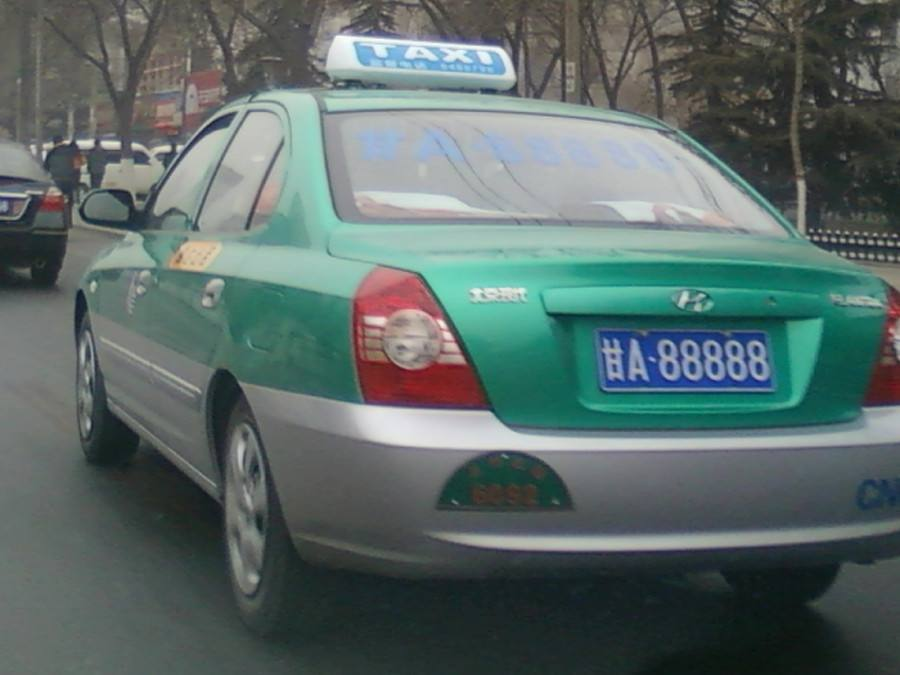
//> input picture taxi.jpg, 900 x 675 px
$ ./main   (built with g++ and OpenCV 4)
//> lines starting //> are read from the running program, lines starting //| are printed output that depends on the picture; after the words box and inside, x2 and y2 are one past the last pixel; in counts of white or black regions, pixels touching at a corner belong together
#include <iostream>
#include <opencv2/opencv.hpp>
#include <vector>

using namespace cv;
using namespace std;
int main()
{
    Mat taxi = imread("../taxi.jpg");
//> taxi is the input picture: 675 rows x 900 cols, CV_8UC3; mean B, G, R 103.9, 106.3, 90.9
    if (taxi.empty())return -1;

    vector<Point2f> ori(4);
    // [4 lines of commented-out code are left out]
    ori[0].x=597,ori[1].x=764,ori[2].x=605,ori[3].x=772;
    ori[0].y=332,ori[1].y=334,ori[2].y=384,ori[3].y=386;
    vector<Point2f> ret(4);
    // [4 lines of commented-out code are left out]
    ret[0].x=0,ret[1].x=334,ret[2].x=0,ret[3].x=334;
    ret[0].y=0,ret[1].y=0,ret[2].y=104,ret[3].y=104;

    Mat transform = getPerspectiveTransform(ori,ret);
    Mat license;
    warpPerspective(taxi,license,transform,Size(334,104));
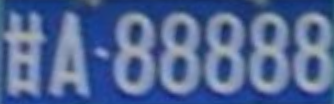
//> license: 104 rows x 334 cols, CV_8UC3; mean B, G, R 149.7, 103, 80.8
    imshow("ori",taxi);
    imshow("return1",license);
    Mat Gray;
    cvtColor(license,Gray,COLOR_BGR2GRAY);
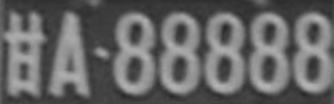
//> Gray: 104 rows x 334 cols, CV_8UC1; min 40, max 182, mean 101.7
    threshold(Gray,Gray,125,255,cv::THRESH_BINARY);
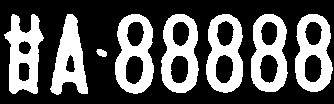
//> Gray: 104 rows x 334 cols, CV_8UC1; 35.2% white; 8 white regions, largest, box (x1, y1, x2, y2) and area: (115, 14, 154, 94) 1813, (4, 14, 44, 94) 1807, (161, 14, 199, 93) 1750
    imshow("return2",Gray);
    waitKey(0);
}
